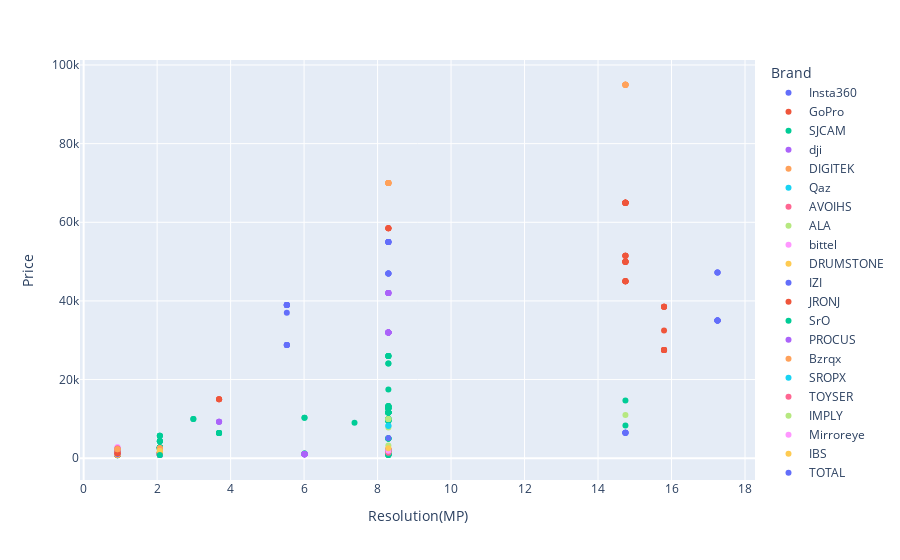

The cell this chart's notebook holds for it:
### Markdown cell above
## Scatter Plot

### Code cell
fig=px.scatter(camera,x="Resolution(MP)",y="Price",color="Brand")
fig.show()

### Figure 1 — Plotly figure (JSON) as saved in the notebook; plotly's stock layout.template omitted (floating-point values rounded to 4 significant figures)
{"data": [{"hovertemplate": "Brand=Insta360<br>Resolution(MP)=%{x}<br>Price=%{y}<extra></extra>", "legendgroup": "Insta360", "marker": {"color": "#636efa", "symbol": "circle"}, "mode": "markers", "name": "Insta360", "orientation": "v", "showlegend": true, "type": "scatter", "x": [17.25, 8.294, 5.53, 17.25, 8.294, 8.294, 17.25, 8.294, 5.53, 5.53, 17.25, 17.25, 8.294, 8.294, 5.53, 5.53, 17.25, 8.294, 5.53, 5.53, 17.25, 17.25, 8.294, 5.53, 5.53, 17.25, 5.53, 8.294, 8.294, 5.53], "xaxis": "x", "y": [34990, 46990, 38990, 34990, 46990, 54990, 34990, 54990, 38990, 28799, 47199, 34990, 46990, 54990, 38990, 28799, 34990, 54990, 38990, 28799, 47199, 34990, 54990, 38990, 28799, 47199, 36990, 46990, 54990, 38990], "yaxis": "y"}, {"hovertemplate": "Brand=GoPro<br>Resolution(MP)=%{x}<br>Price=%{y}<extra></extra>", "legendgroup": "GoPro", "marker": {"color": "#EF553B", "symbol": "circle"}, "mode": "markers", "name": "GoPro", "orientation": "v", "showlegend": true, "type": "scatter", "x": [15.8, 14.75, 14.75, 14.75, 15.8, 15.8, 14.75, 14.75, 14.75, 14.75, 14.75, 8.294, 15.8, 15.8, 14.75, 14.75, 14.75, 14.75, 14.75, 8.294, 15.8, 15.8, 14.75, 14.75, 14.75, 14.75, 14.75, 15.8, 14.75, 14.75, 3.686, 8.294, 15.8, 14.75, 14.75, 14.75, 14.75, 3.686, 8.294, 15.8, 15.8, 14.75, 14.75, 14.75, 3.686, 14.75], "xaxis": "x", "y": [27490, 49990, 44990, 64990, 27490, 38490, 49990, 44990, 64990, 64990, 51490, 58490, 27490, 38490, 49990, 44990, 64990, 64990, 51490, 58490, 27490, 38490, 49990, 44990, 64990, 64990, 51490, 27490, 49990, 64990, 14999, 58490, 38490, 49990, 44990, 64990, 64990, 14999, 58490, 32490, 27490, 49990, 44990, 64990, 14999, 51490], "yaxis": "y"}, {"hovertemplate": "Brand=SJCAM<br>Resolution(MP)=%{x}<br>Price=%{y}<extra></extra>", "legendgroup": "SJCAM", "marker": {"color": "#00cc96", "symbol": "circle"}, "mode": "markers", "name": "SJCAM", "orientation": "v", "showlegend": true, "type": "scatter", "x": [8.294, 8.294, 8.294, 8.294, 8.294, 8.294, 8.294, 0.9216, 0.9216, 3.686, 8.294, 8.294, 8.294, 8.294, 8.294, 8.294, 0.9216, 3.686, 8.294, 8.294, 0.9216, 8.294, 8.294, 8.294, 8.294, 8.294, 0.9216, 0.9216, 3.686, 8.294, 8.294, 0.9216, 6.011, 6.011, 2.074, 2.074, 8.294, 2.074, 2.074, 2.074, 2.074, 8.294, 8.294, 8.294, 8.294, 8.294, 14.75, 0.9216, 3.686, 8.294, 8.294, 0.9216, 14.75, 2.074, 8.294, 2.074, 2.074, 2.074, 2.986, 2.074, 2.074, 8.294, 2.074, 2.074, 8.294, 8.294, 8.294, 8.294, 8.294, 8.294, 0.9216, 3.686, 8.294, 8.294, 0.9216, 6.011, 6.011, 2.074, 8.294, 2.074, 2.074, 2.074, 8.294, 2.986, 2.074, 2.074, 8.294, 0.9216, 0.9216, 2.074, 2.074, 2.074, 8.294, 8.294, 8.294, 8.294, 8.294, 8.294, 8.294], "xaxis": "x", "y": [9999, 11599, 9999, 13199, 11599, 11599, 4999, 1299, 2367, 6399, 9499, 9999, 13199, 11599, 11599, 4999, 1299, 6399, 9499, 949, 2367, 9999, 13199, 11599, 11599, 4999, 1299, 2367, 6399, 9499, 949, 2367, 10299, 1196, 2699, 2489, 1299, 2699, 5699, 2299, 2699, 13199, 11599, 12699, 11599, 12699, 14699, 2367, 6399, 9499, 949, 2367, 8299, 2489, 1299, 2699, 2699, 2699, 9999, 1164, 4299, 24099, 4399, 5699, 17499, 9999, 13199, 12699, 4999, 12699, 2367, 6399, 9499, 949, 2367, 10299, 1196, 2489, 1299, 2699, 2699, 2699, 9999, 9999, 1164, 4299, 24099, 1659, 1299, 4399, 5699, 2699, 9999, 13199, 11599, 12699, 11599, 4999, 12699], "yaxis": "y"}, {"hovertemplate": "Brand=dji<br>Resolution(MP)=%{x}<br>Price=%{y}<extra></extra>", "legendgroup": "dji", "marker": {"color": "#ab63fa", "symbol": "circle"}, "mode": "markers", "name": "dji", "orientation": "v", "showlegend": true, "type": "scatter", "x": [8.294, 6.011, 8.294, 8.294, 6.011, 6.011, 8.294, 8.294, 6.011, 6.011, 8.294, 8.294, 8.294, 6.011, 6.011, 8.294, 8.294, 8.294, 6.011, 6.011, 8.294, 8.294, 8.294, 6.011, 6.011, 8.294, 8.294, 8.294, 6.011], "xaxis": "x", "y": [31990, 999, 31990, 41990, 999, 999, 31990, 41990, 999, 999, 31989, 31990, 41990, 999, 999, 31989, 31990, 41990, 999, 999, 31989, 31990, 41990, 999, 999, 31989, 31990, 41990, 999], "yaxis": "y"}, {"hovertemplate": "Brand=DIGITEK<br>Resolution(MP)=%{x}<br>Price=%{y}<extra></extra>", "legendgroup": "DIGITEK", "marker": {"color": "#FFA15A", "symbol": "circle"}, "mode": "markers", "name": "DIGITEK", "orientation": "v", "showlegend": true, "type": "scatter", "x": [14.75, 8.294, 14.75, 8.294, 14.75, 8.294, 14.75, 8.294, 14.75, 8.294, 14.75, 8.294, 14.75, 8.294], "xaxis": "x", "y": [94980, 69990, 94980, 69990, 94980, 69990, 94980, 69990, 94980, 69990, 94980, 69990, 94980, 69990], "yaxis": "y"}, {"hovertemplate": "Brand=Qaz<br>Resolution(MP)=%{x}<br>Price=%{y}<extra></extra>", "legendgroup": "Qaz", "marker": {"color": "#19d3f3", "symbol": "circle"}, "mode": "markers", "name": "Qaz", "orientation": "v", "showlegend": true, "type": "scatter", "x": [0.9216, 0.9216, 0.9216, 0.9216, 0.9216, 0.9216, 0.9216, 0.9216, 0.9216], "xaxis": "x", "y": [1299, 1299, 1299, 1299, 1299, 1299, 1299, 1299, 1299], "yaxis": "y"}, {"hovertemplate": "Brand=AVOIHS<br>Resolution(MP)=%{x}<br>Price=%{y}<extra></extra>", "legendgroup": "AVOIHS", "marker": {"color": "#FF6692", "symbol": "circle"}, "mode": "markers", "name": "AVOIHS", "orientation": "v", "showlegend": true, "type": "scatter", "x": [0.9216, 0.9216, 0.9216, 0.9216, 0.9216, 0.9216, 0.9216, 0.9216, 0.9216, 0.9216, 0.9216, 0.9216], "xaxis": "x", "y": [899, 899, 899, 899, 899, 899, 899, 899, 899, 899, 899, 899], "yaxis": "y"}, {"hovertemplate": "Brand=ALA<br>Resolution(MP)=%{x}<br>Price=%{y}<extra></extra>", "legendgroup": "ALA", "marker": {"color": "#B6E880", "symbol": "circle"}, "mode": "markers", "name": "ALA", "orientation": "v", "showlegend": true, "type": "scatter", "x": [2.074, 2.074, 2.074, 2.074, 2.074, 2.074, 2.074, 2.074, 2.074], "xaxis": "x", "y": [1280, 1280, 1280, 1280, 1549, 1199, 1280, 1549, 1199], "yaxis": "y"}, {"hovertemplate": "Brand=bittel<br>Resolution(MP)=%{x}<br>Price=%{y}<extra></extra>", "legendgroup": "bittel", "marker": {"color": "#FF97FF", "symbol": "circle"}, "mode": "markers", "name": "bittel", "orientation": "v", "showlegend": true, "type": "scatter", "x": [2.074, 2.074, 2.074, 2.074, 2.074, 2.074, 2.074, 2.074], "xaxis": "x", "y": [810, 810, 810, 810, 810, 810, 810, 810], "yaxis": "y"}, {"hovertemplate": "Brand=DRUMSTONE<br>Resolution(MP)=%{x}<br>Price=%{y}<extra></extra>", "legendgroup": "DRUMSTONE", "marker": {"color": "#FECB52", "symbol": "circle"}, "mode": "markers", "name": "DRUMSTONE", "orientation": "v", "showlegend": true, "type": "scatter", "x": [0.9216, 0.9216, 0.9216, 0.9216, 0.9216], "xaxis": "x", "y": [1959, 1959, 1959, 1959, 1959], "yaxis": "y"}, {"hovertemplate": "Brand=IZI<br>Resolution(MP)=%{x}<br>Price=%{y}<extra></extra>", "legendgroup": "IZI", "marker": {"color": "#636efa", "symbol": "circle"}, "mode": "markers", "name": "IZI", "orientation": "v", "showlegend": true, "type": "scatter", "x": [14.75, 14.75, 14.75, 14.75, 14.75], "xaxis": "x", "y": [6499, 6499, 6499, 6499, 6499], "yaxis": "y"}, {"hovertemplate": "Brand=JRONJ<br>Resolution(MP)=%{x}<br>Price=%{y}<extra></extra>", "legendgroup": "JRONJ", "marker": {"color": "#EF553B", "symbol": "circle"}, "mode": "markers", "name": "JRONJ", "orientation": "v", "showlegend": true, "type": "scatter", "x": [0.9216, 0.9216, 2.074, 0.9216, 0.9216, 2.074, 0.9216, 0.9216, 2.074, 0.9216, 0.9216], "xaxis": "x", "y": [799, 799, 899, 799, 799, 899, 799, 799, 899, 799, 799], "yaxis": "y"}, {"hovertemplate": "Brand=SrO<br>Resolution(MP)=%{x}<br>Price=%{y}<extra></extra>", "legendgroup": "SrO", "marker": {"color": "#00cc96", "symbol": "circle"}, "mode": "markers", "name": "SrO", "orientation": "v", "showlegend": true, "type": "scatter", "x": [0.9216, 8.294, 8.294, 0.9216, 0.9216, 8.294], "xaxis": "x", "y": [749, 799, 799, 749, 749, 799], "yaxis": "y"}, {"hovertemplate": "Brand=PROCUS<br>Resolution(MP)=%{x}<br>Price=%{y}<extra></extra>", "legendgroup": "PROCUS", "marker": {"color": "#ab63fa", "symbol": "circle"}, "mode": "markers", "name": "PROCUS", "orientation": "v", "showlegend": true, "type": "scatter", "x": [3.686, 3.686, 3.686], "xaxis": "x", "y": [9299, 9299, 9299], "yaxis": "y"}, {"hovertemplate": "Brand=Bzrqx<br>Resolution(MP)=%{x}<br>Price=%{y}<extra></extra>", "legendgroup": "Bzrqx", "marker": {"color": "#FFA15A", "symbol": "circle"}, "mode": "markers", "name": "Bzrqx", "orientation": "v", "showlegend": true, "type": "scatter", "x": [0.9216, 2.074, 2.074, 0.9216, 2.074, 2.074, 0.9216, 0.9216, 2.074, 2.074, 2.074, 0.9216, 0.9216, 0.9216, 0.9216, 0.9216, 2.074, 2.074, 2.074, 2.074, 2.074, 2.074, 2.074, 0.9216], "xaxis": "x", "y": [899, 1299, 2499, 899, 1299, 2499, 899, 899, 1299, 2499, 899, 899, 899, 899, 899, 899, 799, 899, 799, 1349, 1297, 1299, 1199, 899], "yaxis": "y"}, {"hovertemplate": "Brand=SROPX<br>Resolution(MP)=%{x}<br>Price=%{y}<extra></extra>", "legendgroup": "SROPX", "marker": {"color": "#19d3f3", "symbol": "circle"}, "mode": "markers", "name": "SROPX", "orientation": "v", "showlegend": true, "type": "scatter", "x": [2.074, 2.074, 2.074, 2.074], "xaxis": "x", "y": [899, 899, 899, 899], "yaxis": "y"}, {"hovertemplate": "Brand=TOYSER<br>Resolution(MP)=%{x}<br>Price=%{y}<extra></extra>", "legendgroup": "TOYSER", "marker": {"color": "#FF6692", "symbol": "circle"}, "mode": "markers", "name": "TOYSER", "orientation": "v", "showlegend": true, "type": "scatter", "x": [8.294, 8.294, 8.294, 8.294], "xaxis": "x", "y": [1999, 1999, 1999, 1999], "yaxis": "y"}, {"hovertemplate": "Brand=IMPLY<br>Resolution(MP)=%{x}<br>Price=%{y}<extra></extra>", "legendgroup": "IMPLY", "marker": {"color": "#B6E880", "symbol": "circle"}, "mode": "markers", "name": "IMPLY", "orientation": "v", "showlegend": true, "type": "scatter", "x": [8.294, 8.294, 8.294, 8.294, 8.294, 8.294, 8.294], "xaxis": "x", "y": [1699, 1699, 1699, 1820, 1699, 1699, 1820], "yaxis": "y"}, {"hovertemplate": "Brand=Mirroreye<br>Resolution(MP)=%{x}<br>Price=%{y}<extra></extra>", "legendgroup": "Mirroreye", "marker": {"color": "#FF97FF", "symbol": "circle"}, "mode": "markers", "name": "Mirroreye", "orientation": "v", "showlegend": true, "type": "scatter", "x": [8.294, 0.9216, 0.9216], "xaxis": "x", "y": [1859, 2804, 2804], "yaxis": "y"}, {"hovertemplate": "Brand=IBS<br>Resolution(MP)=%{x}<br>Price=%{y}<extra></extra>", "legendgroup": "IBS", "marker": {"color": "#FECB52", "symbol": "circle"}, "mode": "markers", "name": "IBS", "orientation": "v", "showlegend": true, "type": "scatter", "x": [0.9216, 0.9216, 0.9216, 0.9216, 0.9216, 0.9216, 0.9216, 0.9216, 0.9216], "xaxis": "x", "y": [1071, 2199, 1071, 1071, 2199, 2199, 1071, 2199, 1299], "yaxis": "y"}, {"hovertemplate": "Brand=TOTAL<br>Resolution(MP)=%{x}<br>Price=%{y}<extra></extra>", "legendgroup": "TOTAL", "marker": {"color": "#636efa", "symbol": "circle"}, "mode": "markers", "name": "TOTAL", "orientation": "v", "showlegend": true, "type": "scatter", "x": [8.294, 8.294, 8.294, 8.294, 8.294], "xaxis": "x", "y": [2156, 2156, 1999, 2156, 1999], "yaxis": "y"}, {"hovertemplate": "Brand=RHONNIUM<br>Resolution(MP)=%{x}<br>Price=%{y}<extra></extra>", "legendgroup": "RHONNIUM", "marker": {"color": "#EF553B", "symbol": "circle"}, "mode": "markers", "name": "RHONNIUM", "orientation": "v", "showlegend": true, "type": "scatter", "x": [0.9216, 0.9216, 0.9216, 0.9216, 0.9216, 8.294, 0.9216, 0.9216, 8.294, 0.9216], "xaxis": "x", "y": [1299, 1299, 1299, 1299, 1439, 1799, 1299, 1439, 1799, 1299], "yaxis": "y"}, {"hovertemplate": "Brand=Ricoh<br>Resolution(MP)=%{x}<br>Price=%{y}<extra></extra>", "legendgroup": "Ricoh", "marker": {"color": "#00cc96", "symbol": "circle"}, "mode": "markers", "name": "Ricoh", "orientation": "v", "showlegend": true, "type": "scatter", "x": [8.294, 8.294, 8.294, 7.373, 8.294, 8.294], "xaxis": "x", "y": [25999, 25999, 25999, 8999, 25999, 25999], "yaxis": "y"}, {"hovertemplate": "Brand=VOLTAC<br>Resolution(MP)=%{x}<br>Price=%{y}<extra></extra>", "legendgroup": "VOLTAC", "marker": {"color": "#ab63fa", "symbol": "circle"}, "mode": "markers", "name": "VOLTAC", "orientation": "v", "showlegend": true, "type": "scatter", "x": [2.074, 2.074, 2.074], "xaxis": "x", "y": [1199, 1199, 1199], "yaxis": "y"}, {"hovertemplate": "Brand=Visicube<br>Resolution(MP)=%{x}<br>Price=%{y}<extra></extra>", "legendgroup": "Visicube", "marker": {"color": "#FFA15A", "symbol": "circle"}, "mode": "markers", "name": "Visicube", "orientation": "v", "showlegend": true, "type": "scatter", "x": [0.9216, 8.294, 2.074, 0.9216, 2.074, 8.294, 8.294, 2.074, 8.294], "xaxis": "x", "y": [1449, 2299, 1449, 1449, 1449, 2249, 2299, 1449, 2249], "yaxis": "y"}, {"hovertemplate": "Brand=Pelupa<br>Resolution(MP)=%{x}<br>Price=%{y}<extra></extra>", "legendgroup": "Pelupa", "marker": {"color": "#19d3f3", "symbol": "circle"}, "mode": "markers", "name": "Pelupa", "orientation": "v", "showlegend": true, "type": "scatter", "x": [0.9216, 0.9216], "xaxis": "x", "y": [1938, 1938], "yaxis": "y"}, {"hovertemplate": "Brand=Cospex<br>Resolution(MP)=%{x}<br>Price=%{y}<extra></extra>", "legendgroup": "Cospex", "marker": {"color": "#FF6692", "symbol": "circle"}, "mode": "markers", "name": "Cospex", "orientation": "v", "showlegend": true, "type": "scatter", "x": [0.9216, 0.9216, 0.9216], "xaxis": "x", "y": [1959, 1959, 2499], "yaxis": "y"}, {"hovertemplate": "Brand=CASON<br>Resolution(MP)=%{x}<br>Price=%{y}<extra></extra>", "legendgroup": "CASON", "marker": {"color": "#B6E880", "symbol": "circle"}, "mode": "markers", "name": "CASON", "orientation": "v", "showlegend": true, "type": "scatter", "x": [8.294, 8.294, 14.75, 8.294, 8.294], "xaxis": "x", "y": [9989, 9989, 10995, 7795, 9989], "yaxis": "y"}, {"hovertemplate": "Brand=Spor<br>Resolution(MP)=%{x}<br>Price=%{y}<extra></extra>", "legendgroup": "Spor", "marker": {"color": "#FF97FF", "symbol": "circle"}, "mode": "markers", "name": "Spor", "orientation": "v", "showlegend": true, "type": "scatter", "x": [0.9216, 0.9216], "xaxis": "x", "y": [1199, 1199], "yaxis": "y"}, {"hovertemplate": "Brand=lookcam<br>Resolution(MP)=%{x}<br>Price=%{y}<extra></extra>", "legendgroup": "lookcam", "marker": {"color": "#FECB52", "symbol": "circle"}, "mode": "markers", "name": "lookcam", "orientation": "v", "showlegend": true, "type": "scatter", "x": [2.074, 2.074], "xaxis": "x", "y": [1814, 1814], "yaxis": "y"}, {"hovertemplate": "Brand=Clipface<br>Resolution(MP)=%{x}<br>Price=%{y}<extra></extra>", "legendgroup": "Clipface", "marker": {"color": "#636efa", "symbol": "circle"}, "mode": "markers", "name": "Clipface", "orientation": "v", "showlegend": true, "type": "scatter", "x": [0.9216], "xaxis": "x", "y": [1064], "yaxis": "y"}, {"hovertemplate": "Brand=CALLIE<br>Resolution(MP)=%{x}<br>Price=%{y}<extra></extra>", "legendgroup": "CALLIE", "marker": {"color": "#EF553B", "symbol": "circle"}, "mode": "markers", "name": "CALLIE", "orientation": "v", "showlegend": true, "type": "scatter", "x": [0.9216, 0.9216, 0.9216], "xaxis": "x", "y": [1236, 1236, 1299], "yaxis": "y"}, {"hovertemplate": "Brand=SIOVS<br>Resolution(MP)=%{x}<br>Price=%{y}<extra></extra>", "legendgroup": "SIOVS", "marker": {"color": "#00cc96", "symbol": "circle"}, "mode": "markers", "name": "SIOVS", "orientation": "v", "showlegend": true, "type": "scatter", "x": [2.074], "xaxis": "x", "y": [799], "yaxis": "y"}, {"hovertemplate": "Brand=CAM4U<br>Resolution(MP)=%{x}<br>Price=%{y}<extra></extra>", "legendgroup": "CAM4U", "marker": {"color": "#ab63fa", "symbol": "circle"}, "mode": "markers", "name": "CAM4U", "orientation": "v", "showlegend": true, "type": "scatter", "x": [8.294, 8.294], "xaxis": "x", "y": [2160, 2160], "yaxis": "y"}, {"hovertemplate": "Brand=ENMORA<br>Resolution(MP)=%{x}<br>Price=%{y}<extra></extra>", "legendgroup": "ENMORA", "marker": {"color": "#FFA15A", "symbol": "circle"}, "mode": "markers", "name": "ENMORA", "orientation": "v", "showlegend": true, "type": "scatter", "x": [0.9216, 0.9216], "xaxis": "x", "y": [2289, 2289], "yaxis": "y"}, {"hovertemplate": "Brand=Rhobos<br>Resolution(MP)=%{x}<br>Price=%{y}<extra></extra>", "legendgroup": "Rhobos", "marker": {"color": "#19d3f3", "symbol": "circle"}, "mode": "markers", "name": "Rhobos", "orientation": "v", "showlegend": true, "type": "scatter", "x": [8.294, 8.294], "xaxis": "x", "y": [8225, 8225], "yaxis": "y"}, {"hovertemplate": "Brand=Avyana<br>Resolution(MP)=%{x}<br>Price=%{y}<extra></extra>", "legendgroup": "Avyana", "marker": {"color": "#FF6692", "symbol": "circle"}, "mode": "markers", "name": "Avyana", "orientation": "v", "showlegend": true, "type": "scatter", "x": [8.294], "xaxis": "x", "y": [1399], "yaxis": "y"}, {"hovertemplate": "Brand=KOOLCRAFTS<br>Resolution(MP)=%{x}<br>Price=%{y}<extra></extra>", "legendgroup": "KOOLCRAFTS", "marker": {"color": "#B6E880", "symbol": "circle"}, "mode": "markers", "name": "KOOLCRAFTS", "orientation": "v", "showlegend": true, "type": "scatter", "x": [8.294], "xaxis": "x", "y": [3199], "yaxis": "y"}, {"hovertemplate": "Brand=1CAMPRO<br>Resolution(MP)=%{x}<br>Price=%{y}<extra></extra>", "legendgroup": "1CAMPRO", "marker": {"color": "#FF97FF", "symbol": "circle"}, "mode": "markers", "name": "1CAMPRO", "orientation": "v", "showlegend": true, "type": "scatter", "x": [8.294], "xaxis": "x", "y": [1875], "yaxis": "y"}, {"hovertemplate": "Brand=Garundropsy<br>Resolution(MP)=%{x}<br>Price=%{y}<extra></extra>", "legendgroup": "Garundropsy", "marker": {"color": "#FECB52", "symbol": "circle"}, "mode": "markers", "name": "Garundropsy", "orientation": "v", "showlegend": true, "type": "scatter", "x": [8.294], "xaxis": "x", "y": [2499], "yaxis": "y"}, {"hovertemplate": "Brand=Elevea<br>Resolution(MP)=%{x}<br>Price=%{y}<extra></extra>", "legendgroup": "Elevea", "marker": {"color": "#636efa", "symbol": "circle"}, "mode": "markers", "name": "Elevea", "orientation": "v", "showlegend": true, "type": "scatter", "x": [8.294], "xaxis": "x", "y": [5139], "yaxis": "y"}], "layout": {"legend": {"title": {"text": "Brand"}, "tracegroupgap": 0}, "margin": {"t": 60}, "xaxis": {"anchor": "y", "domain": [0, 1], "title": {"text": "Resolution(MP)"}}, "yaxis": {"anchor": "x", "domain": [0, 1], "title": {"text": "Price"}}}}
